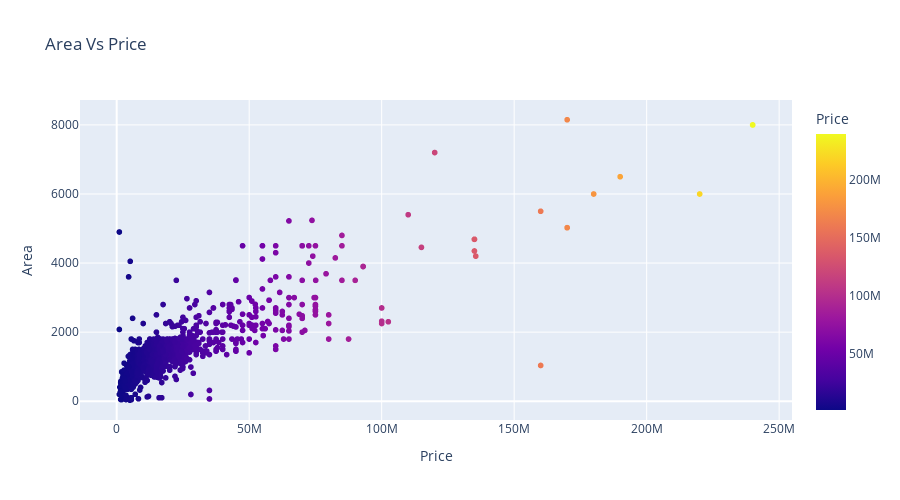

The code cell stored with this chart in its notebook:
### Code cell
# plotly 
px.scatter(df,x="Price",y="Area",hover_data=["Area","Location","Price"],height=500,color='Price',title='Area Vs Price')

### Figure 1 — Plotly figure (JSON) as saved in the notebook; plotly's stock layout.template omitted (floating-point values rounded to 4 significant figures; data arrays with more than 128 entries replaced by an {"elided": "..."} marker saying what was removed)
{"data": [{"customdata": {"elided": "1212x1 str values"}, "hovertemplate": "Price=%{marker.color}<br>Area=%{y}<br>Location=%{customdata[0]}<extra></extra>", "legendgroup": "", "marker": {"color": {"elided": "1212 int values"}, "coloraxis": "coloraxis", "symbol": "circle"}, "mode": "markers", "name": "", "showlegend": false, "type": "scattergl", "x": {"elided": "1212 int values"}, "xaxis": "x", "y": {"elided": "1212 float values"}, "yaxis": "y"}], "layout": {"coloraxis": {"colorbar": {"title": {"text": "Price"}}, "colorscale": [[0, "#0d0887"], [0.1111, "#46039f"], [0.2222, "#7201a8"], [0.3333, "#9c179e"], [0.4444, "#bd3786"], [0.5556, "#d8576b"], [0.6667, "#ed7953"], [0.7778, "#fb9f3a"], [0.8889, "#fdca26"], [1, "#f0f921"]]}, "height": 500, "legend": {"tracegroupgap": 0}, "title": {"text": "Area Vs Price"}, "xaxis": {"anchor": "y", "domain": [0, 1], "title": {"text": "Price"}}, "yaxis": {"anchor": "x", "domain": [0, 1], "title": {"text": "Area"}}}}
